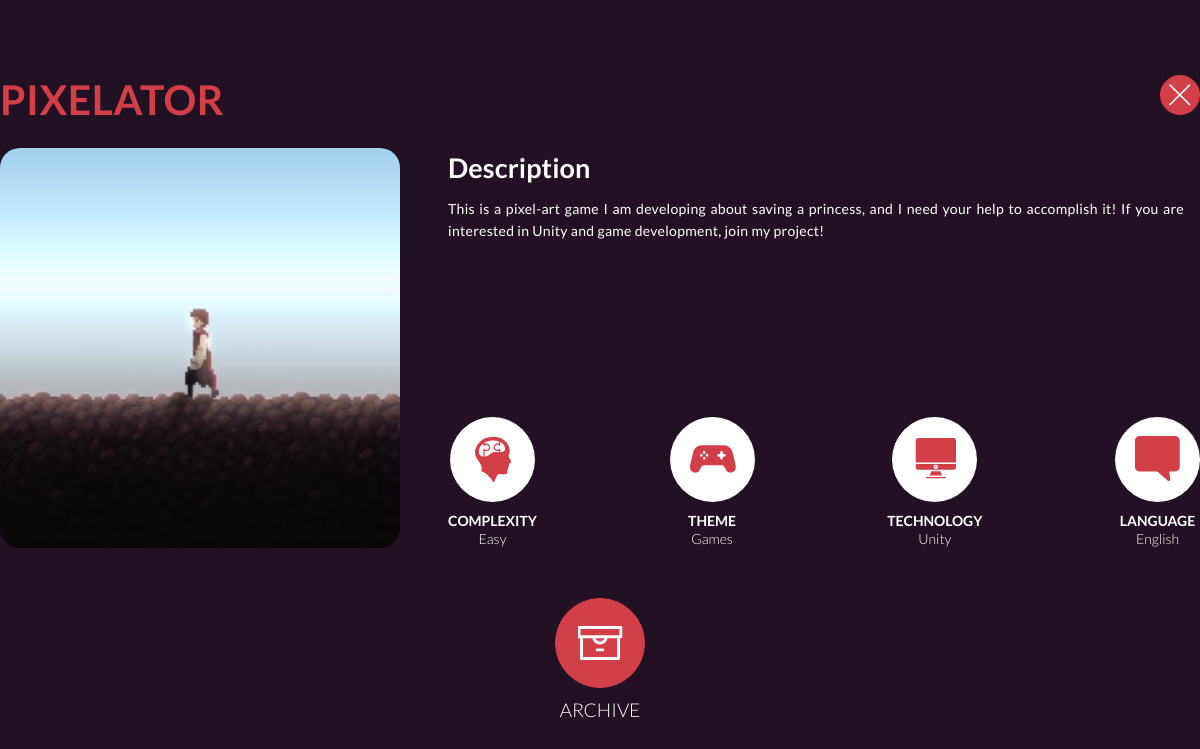
/project/1/ (signed in), run on an earlier commit of the app's database.
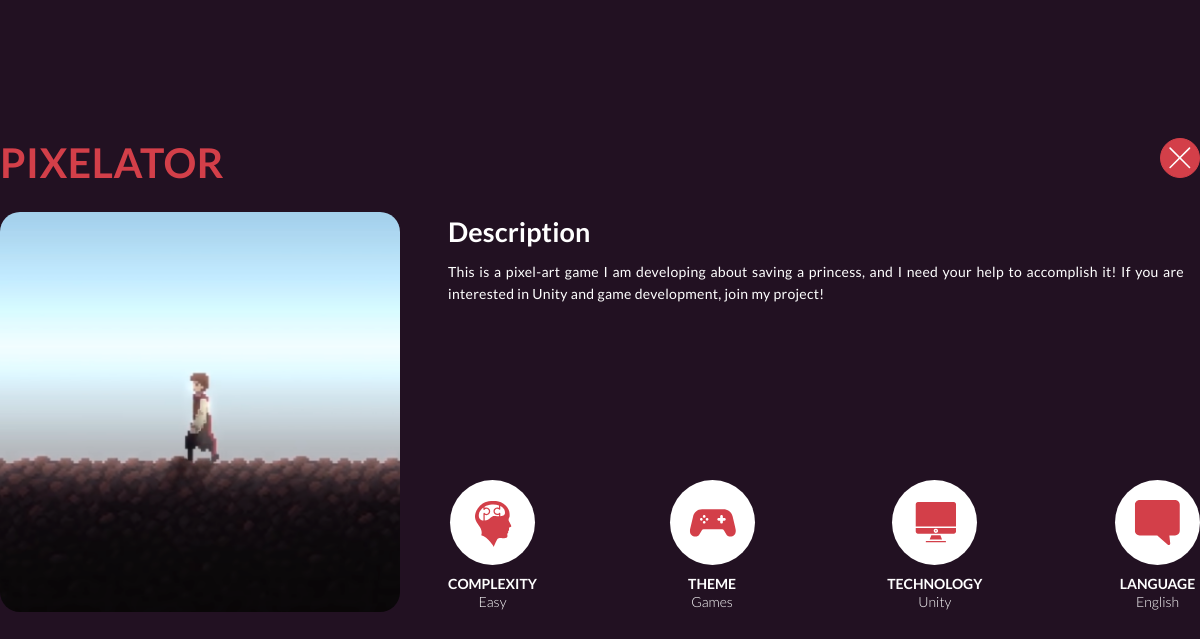
And on a later commit of the database.
### matchcore/views.py (the view)
# urls.py: path('project/<int:project_id>/', views.project_page, name="project_page"),
def project_page(request, project_id):
    if request.user.is_authenticated:
        is_participant = False
        is_owner = False
        request_sent = False
        my_score = 0
        current_project = Project.objects.get(id=project_id)
        user = request.user
        project_participation = user.person.project_participations.filter(project__id=project_id).first()
        notif = Notification.objects.filter(sender=user.person, project=current_project, type="JR").first()
        if project_participation is not None:
            my_score = project_participation.contribution
            is_participant = True
            if project_participation.owner:
                is_owner = True
            pass
        elif notif is not None:
            request_sent = True
        context = {
            'current_project': current_project,
            'request_sent': request_sent,
            'is_owner': is_owner,
            'is_participant': is_participant,
            'my_score': my_score,
        }
        return render(request, 'matchcore/project_page.html', context)
    else:
        return redirect(login_page)

### matchcore/templates/matchcore/project_page.html (shortened to what this page needs)
{% extends "matchcore/layout_empty.html" %}
{% load static %}
{% block main %}
<div class="container project-view">
	<div class="h-100 d-flex flex-column justify-content-center">
		<div class="row mb-3">
			<div class="col px-0">
				<h1>{{current_project.title}}</h1>
			</div>
			<div class="col text-right px-0">
				<button class="close-button btn btn-primary" onClick="javascript:window.location=document.referrer;">
					<img src="{% static 'matchcore/images/close.svg' %}">
				</button>
			</div>
		</div>
		<div class="row">
			<div class="col-4 mr-4 embed-responsive embed-responsive-1by1">
				<img class="project-picture embed-responsive-item" src="{{current_project.img.url}}">
			</div>
			<div class="col project-info ml-4">
				<div class="row"><h2>Description</h2></div>
				<div class="row project-long-desc pr-3 mb-5 scrollable">
					<p>{{current_project.big_description}}</p>
				</div>
				<div class="row project-tags">
					<div class="tags-item">
						<div class="tags-circle"><img src="{% static 'matchcore/images/projects/tag-complexity.svg' %}"></div>
						<div class="tags-desc">
							<span class="tags-name">Complexity</span>
							{% for t in current_project.tags.all %}
								{% if t.archetype == 'C' %}
									{{t.name}}
								{% endif %}
							{% endfor %}
						</div>
					</div>
					<div class="tags-item">
						<div class="tags-circle"><img src="{% static 'matchcore/images/projects/tag-theme.svg' %}"></div>
						<div class="tags-desc">
							<span class="tags-name">Theme</span>
							{% for t in current_project.tags.all %}
								{% if t.archetype == 'T' %}
									{{t.name}}
								{% endif %}
							{% endfor %}
						</div>
					</div>
					<div class="tags-item">
						<div class="tags-circle"><img src="{% static 'matchcore/images/projects/tag-technology.svg' %}"></div>
						<div class="tags-desc">
							<span class="tags-name">Technology</span>
							{% for t in current_project.tags.all %}
								{% if t.archetype == 'D' %}
									{{t.name}}
								{% endif %}
							{% endfor %}
						</div>
					</div>
					<div class="tags-item">
						<div class="tags-circle"><img src="{% static 'matchcore/images/projects/tag-language.svg' %}"></div>
						<div class="tags-desc">
							<span class="tags-name">Language</span>
							{% for t in current_project.tags.all %}
								{% if t.archetype == 'L' %}
									{{t.name}}
								{% endif %}
							{% endfor %}
						</div>
					</div>
				</div>
			</div>
		</div>
		<div class="row project-score">
			{% if is_owner %}
				{% if current_project.state == 'O' %}
					<div class="score-item">
						<a href="{% url 'finish_project' current_project.id %}" class="join-button btn btn-primary mb-2"><img src="{% static 'matchcore/images/archive.svg' %}"></a>
						<span class="join-button-text d-block">Archive</span>
					</div>
				{% endif %}
			{% endif %}
		</div>
	</div>
</div>
{% endblock %}

What changed in the data, as far as the page shows it:
changed Project "PIXELATOR": state "O" → "A" (drawn)
Also different on the page:
text no longer shown: "ARCHIVE"
